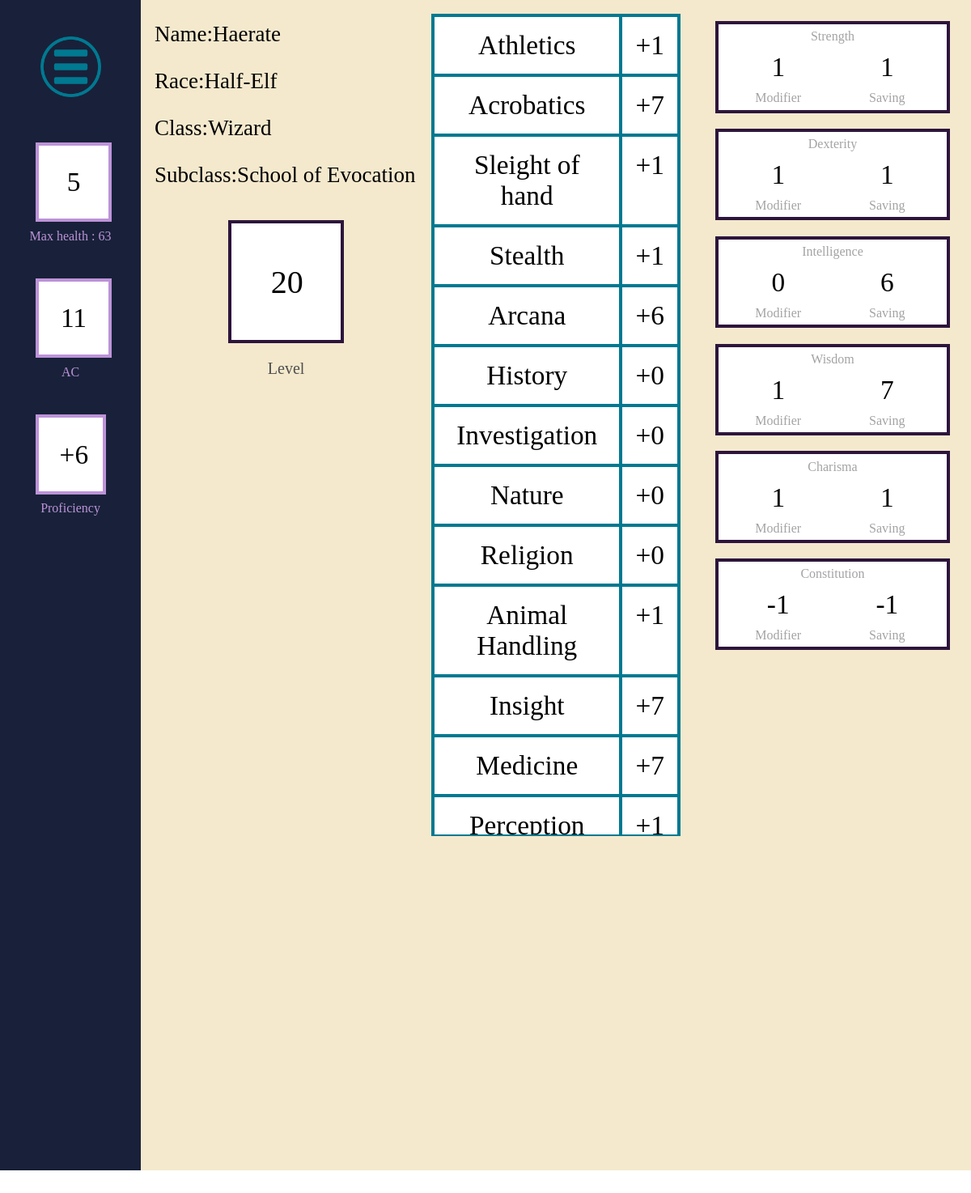
The page /character/37 (signed in) on the database its author committed.
### tables this page shows
CREATE TABLE "Character" (Character_Id INTEGER PRIMARY KEY AUTOINCREMENT, Name TEXT, Race INT REFERENCES Race (Race_Id), Class INT REFERENCES Class (Class_Id), Level Type, Background INT REFERENCES Background (Background_Id), HP INT, AC INT, Stats Text, Proficiencies TEXT, Speed INT, Notes TEXT, Current_HP INT, `Subclass` INTEGER REFERENCES `Subclass`(`Subclass_Id`), "User_Id" INTEGER REFERENCES "User"(`User_Id`), FOREIGN KEY (Class) REFERENCES Class (Class_Id), FOREIGN KEY (Background) REFERENCES Background (Background_Id));

CREATE TABLE "Race" (Race_Id INTEGER PRIMARY KEY AUTOINCREMENT, Name TEXT, Speed TEXT, ASI TEXT, Languages TEXT, Proficiencies TEXT);

CREATE TABLE Class (Class_Id INTEGER PRIMARY KEY AUTOINCREMENT, Name TEXT, HpDie TEXT, Proficiencies TEXT);

CREATE TABLE Subclass (Subclass_Id INTEGER PRIMARY KEY AUTOINCREMENT, Name TEXT, Class INT REFERENCES Class (Class_Id), FOREIGN KEY (Class) REFERENCES Class (Class_Id));

### routes.py (the view)
@app.route('/character/<id>')
def character_main(id):
    conn = sqlite3.connect(db)
    cur = conn.cursor()
    character_data = get_from_character(cur, id)
    if character_data is None:
        abort(404)
    elif ('user_id' not in session) or character_data[14] != session['user_id']:
        abort(403)
    resetSession()
    cur.execute('SELECT Name FROM Race WHERE Race_Id = ?',
                (character_data[2],))
    race = cur.fetchone()
    cur.execute('SELECT Name FROM Class WHERE Class_Id = ?',
                (character_data[3],))
    classC = cur.fetchone()
    cur.execute('SELECT Name FROM Subclass WHERE Subclass_Id = ?',
                (character_data[13],))
    subclass = cur.fetchone()
    proficiencies = character_data[9].split(',')
    stats = list(map(int, character_data[8].split(',')))
    prof_bonus = ((character_data[4]-1)//4)+2
    i = 0
    skillBonus = []
    stat_data = []
    while (i < 6):
        stat_abilities = skills[i]
        mod = floor((stats[i]-10)//2)
        if (proficiencies.count(stat_names[i]) != 0):
            stat_data.append([stat_names[i], mod, mod+prof_bonus])
        else:
            stat_data.append([stat_names[i], mod, mod])
        for ability in stat_abilities:
            skillBonus.append((ability, mod +
                               (proficiencies.count(ability)) * prof_bonus))
        i += 1
    values_to_list = [character_data[1], race[0], classC[0]]
    values_category = ["Name", "Race", "Class"]
    other_values = [id, character_data[6], character_data[12],
                    character_data[7], prof_bonus,
                    character_data[14], character_data[3], character_data[4]]
    if (character_data[13] != 1):
        values_to_list.append(subclass[0])
        values_category.append("Subclass")
    return render_template('CharacterMain.html', character=values_to_list,
                           skillData=skillBonus, other_values=other_values,
                           statData=stat_data,
                           characterCategories=values_category)

### routes.py (called while the page is built)
def resetSession():
    if 'user_id' in session:
        placeholder = session['user_id']
    else:
        placeholder = None
    session.clear()
    collect()
    if placeholder is not None:
        session['user_id'] = placeholder

def get_from_character(cur, id):
    cur.execute('SELECT * FROM Character WHERE Character_Id = ?', (id,))
    character_data = cur.fetchone()
    return character_data

### templates/CharacterMain.html
{% extends 'sheetLayout.html' %}
{% block content %}
<div class="character_main">
    <div class="character_info_list">
        {% for i in range(character|length) %}
        <P>{{characterCategories[i]}}:{{character[i]}}</P>
        {%endfor%}
        <div style = "text-align: center; width: 100%;">
            <p class="level_info" style="font-size: 40px; margin-bottom: 2%;">{{other_values[7]}}</p>
            <p style="color: rgb(79, 79, 79); font-size: 20px;">Level</p>
        </div>
    </div>
    <div class="skill_mod_grid">
        {% for skill in skillData %}
        <div class="skill_mod">
            {{skill[0]}}
        </div>
        <div class="skill_mod">
            {% if skill[1] >= 0 %}
                +{{skill[1]}}
            {% else %}
                {{skill[1]}}
            {% endif%}
        </div>
        {%endfor%}
    </div>
    <div class="stat_mod_grid">
        {% for stat in statData %}
        <div class="stat_mod">
            {{stat[0]}}
            <div class = "stat_data">
                <div class = "stat_num">{{stat[1]}}</div>
                <div class = "stat_num">{{stat[2]}}</div>
                <div>Modifier</div>
                <div>Saving</div>
            </div>
        </div>
        {%endfor%}
    </div>
</div>
{% endblock %}

### static/styles.css (style rules this page uses)
body { margin: 0px; height: 70vw; }
.character_main { display: grid; grid-template-columns: 1fr 1fr 1fr; text-align: center; }
.skill_mod_grid { border: 2px solid #007991; background-color: white; font-size: 25pt; display: grid; grid-template-columns: 4fr 1fr; margin: 5%; height: 70%; overflow-y: scroll; overflow-x: hidden; }
.skill_mod { border: 2px solid #007991; padding:1pc; }
.stat_mod_grid { display: grid; grid-template-rows: 1fr 1fr 1fr 1fr 1fr 1fr; margin: 5%; height: 50%; }
.stat_mod { border: 4px solid #2d153c; padding: 2%; margin: 3%; background-color: white; color: #A3A3A3; height: 70%; }
.stat_data { display: grid; grid-template-columns: 1fr 1fr; }
.stat_num { padding: 10px; font-size: 25pt; color: black; }
.character_info_list { font-size: 27px; text-align: left; margin-left: 5%; }
.level_info { background-color: white; padding: 15%; border: 4px solid #2d153c; margin-left: 28%; margin-right: 28%; }

### rows shown on the page
Character: Name "Haerate"
Race: Name "Half-Elf"
Class: Name "Wizard"
Subclass: Name "School of Evocation"

### other values the page prints
{{ other_values[1] }} "63"
{{ other_values[4] }} "6"
{{ characterCategories[i] }} "Name" "Race" "Class" "Subclass"
{{ other_values[7] }} "20"
{{ skill[0] }} "Athletics" "Acrobatics" "Sleight of hand" "Stealth" "Arcana" "History" "Investigation" "Nature" "Religion" "Animal Handling" "Insight" "Medicine" "Perception"
{{ skill[1] }} "1" "7" "1" "1" "6" "0" "0" "0" "0" "1" "7" "7" "1"
{{ stat[0] }} "Strength" "Dexterity" "Intelligence" "Wisdom" "Charisma" "Constitution"
{{ stat[1] }} "1" "1" "0" "1" "1" "-1"
{{ stat[2] }} "1" "1" "6" "7" "1" "-1"
